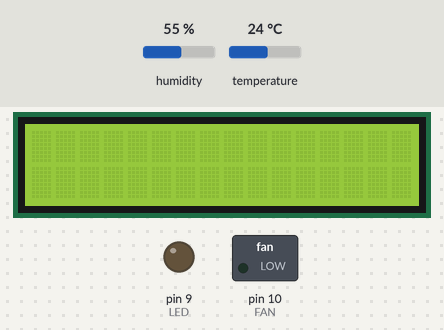
A sketch run on a simulated Arduino Uno, built with avr-gcc and run on an emulated ATmega328P. Shown: 16×2 character LCD, switched loads named in the sketch (green lamp = pin HIGH), output pins drawn as LEDs (lit = HIGH). The test bench sets the inputs (shaded band); at power-on: temperature 24 °C, humidity 55 %. What the sketch prints to the serial monitor is not drawn.

Above: at 1.3 s.
1.4 s: temperature set to 21 °C
At 12.5 s:
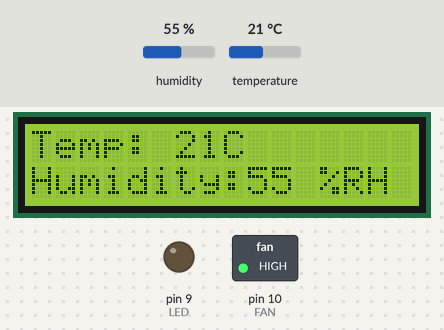
15.4 s: humidity set to 16 %
At 22.5 s:
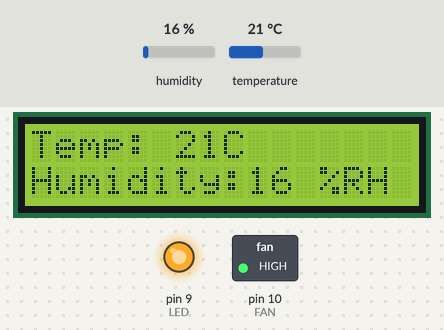
28.9 s: humidity set to 13 %
At 38.9 s:
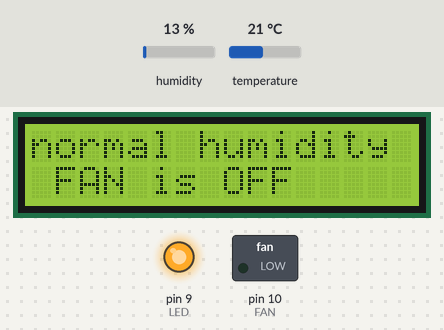
42.9 s: temperature set to 28 °C
At 56.5 s:
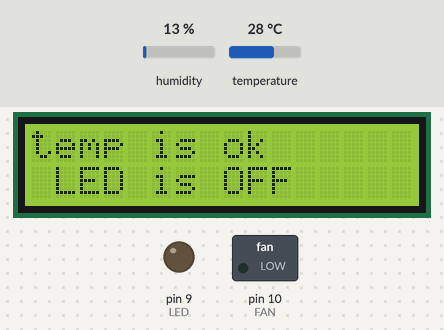
Timing chart, 0 to 57.9 s (numbered marks = the images above; inputs shaded):
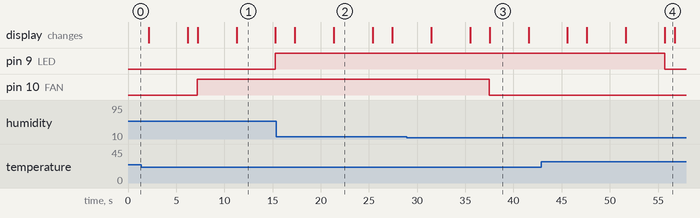

Measured:
- the behaviour switches between 23 and 22 °C on temperature (found by bisection; images 0 and 1)
- the behaviour switches between 15 and 14 % on humidity (found by bisection; images 2 and 3)
- after the input at 1.4 s, pin 9 (LED): LOW → HIGH after 13.9 s
- after the input at 28.9 s, pin 10 (FAN): HIGH → LOW after 8.6 s
- after the input at 42.9 s, pin 9 (LED): HIGH → LOW after 12.8 s
- what the display in image 1 shows lasts 4.0 s, from 11.3 s to 15.3 s
- what the display in image 3 shows lasts 4.1 s, from 37.5 s to 41.6 s

The sketch:

TempAndHumidity.ino
```cpp
//DHT11 Sensor:
#include "DHT.h"
#define DHTPIN 8     // what digital pin we're connected to
#define DHTTYPE DHT11   // DHT 11
#define LED 9 //digital pin connected to led
#define FAN 10 //digital pin connected to fan

DHT dht(DHTPIN, DHTTYPE);


//I2C LCD:
#include <Wire.h> // Comes with Arduino IDE
#include <LiquidCrystal_I2C.h> // Library for LCD

// Set the LCD I2C address
LiquidCrystal_I2C lcd = LiquidCrystal_I2C(0x27,16,2); // Adress for 16x2 LCD.

void setup() {
  Serial.begin(9600);
  lcd.init();
  lcd.backlight();
  lcd.begin(16,2);
  Serial.println("Dennis Fundi Temp and Humidity Sensor");
  dht.begin();
  pinMode(LED,OUTPUT);
  pinMode(FAN,OUTPUT);
  digitalWrite(LED,LOW);
  digitalWrite(FAN,LOW);

}

void loop() {
    // Reading temperature or humidity takes about 250 milliseconds!
  // Sensor readings may also be up to 2 seconds 'old' (its a very slow sensor)
  int rh = dht.readHumidity();
  int t = dht.readTemperature();

  if (isnan(rh) || isnan(t)){
    Serial.println("failed to read from DHT");
    lcd.print("DHT ERROR");
    return;
  }
  delay(2000);
  lcd.setCursor(0,0);
  // print from 0 to 9:
  lcd.clear();

   lcd.print("Temp: ");
   lcd.print(t);
   lcd.print("C");

  // set the cursor to (16,1):
  lcd.setCursor(0,1);
  lcd.print("Humidity:");
  lcd.print(rh);
  lcd.print(" %RH");
  delay(2000);

  Serial.print("Temp: ");
  Serial.print(t);
  Serial.print("C, Humidity: ");
  Serial.print(rh);
  Serial.println("%");
  delay(2000);


  if (t >22){
  digitalWrite(LED, LOW);
  lcd.setCursor(0,1);
  lcd.clear();
  lcd.print("temp is ok");
  lcd.setCursor(1,1);
  lcd.print("LED is OFF ");
  delay(1000);
}
  else{
  digitalWrite(LED, HIGH);
  lcd.setCursor(0,1);
  lcd.clear();
  lcd.print("low temp");
  lcd.setCursor(1,1);
  lcd.print("LED is ON ");
  delay(2000);
}

  if(rh>=15){
    digitalWrite(FAN,HIGH);
    lcd.setCursor(0,1);
    lcd.clear();
    lcd.print("high humidity");
    lcd.setCursor(1,1);
    lcd.print("FAN is ON");
    delay(2000);
  }
  else{
    digitalWrite(FAN, LOW);
    lcd.setCursor(0,1);
    lcd.clear();
    lcd.print("normal humidity");
    lcd.setCursor(1,1);
    lcd.print("FAN is OFF");
    delay(2000);

  }


}
```
